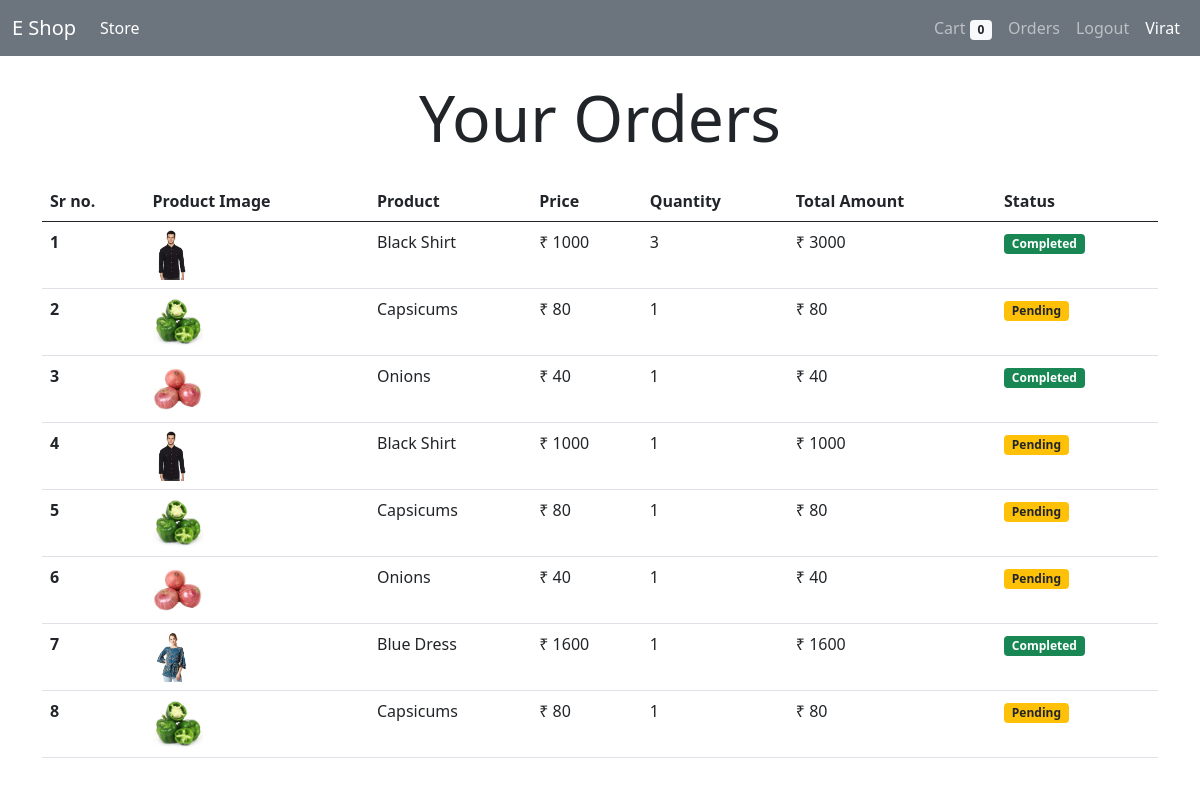
/orders (signed in), run on the app's committed database.
### store/models.py (models this page shows, shortened)
class Order(models.Model):
    product = models.ForeignKey(Product, on_delete=models.CASCADE)
    customer = models.ForeignKey(Customer, on_delete=models.CASCADE)
    quantity = models.IntegerField(default=1)
    price = models.IntegerField()
    address = models.CharField(max_length=50)
    phone = models.CharField(max_length=15)
    date = models.DateField(default=datetime.datetime.today)
    status = models.BooleanField(default=False)
    def __str__(self):
        return f'{self.customer} {self.product.name}'

class Product(models.Model):
    name = models.CharField(max_length=60)
    price = models.IntegerField(default=0)
    description = models.CharField(max_length=200, default="")
    image = models.ImageField(upload_to='uploads/products/')
    category = models.ForeignKey(Category, on_delete=models.CASCADE, default=1)

### store/views.py (the view)
# urls.py: path('orders', views.orders, name='orders'),
@login_required(login_url='login')
def orders(request):
    customer = Customer.objects.get(user= request.user.id)
    orders = Order.objects.filter(customer = customer).order_by('-date')
    print("ORDERS ", orders)
    return render(request, 'orders.html', {'orders':orders})

### store/models.py (called while the page is built)
    def __str__(self):
        return self.user.first_name

### store/templatetags/cart.py (called while the page is built)
@register.filter(name = 'multiply')
def multiply(n1, n2):
    return n1*n2

### store/templates/orders.html
{% extends 'base.html' %}
{% block content %}
{% load cart %}
<div class="container">
    <h2 class="display-3 text-center my-4">Your Orders</h2>
    <table class="table">
        <thead>
          <tr>
            <th scope="col">Sr no.</th>
            <th scope="col">Product Image</th>
            <th scope="col">Product</th>
            <th scope="col">Price</th>
            <th scope="col">Quantity</th>
            <th scope="col">Total Amount</th>
            <th scope="col">Status</th>
          </tr>
        </thead>
        <tbody>
            {% for order in orders %}
          <tr>
            <th scope="row">{{forloop.counter}}</th>
            <td><img src="{{order.product.image.url}}" alt="" style="height:50px"></td>
            <td>{{order.product.name}}</td>
            <td>₹ {{order.price}}</td>
            <td>{{order.quantity}}</td>
            <td>₹ {{order.quantity|multiply:order.price}}</td>
            {% if order.status %}
            <td><small class="badge bg-success">Completed</small></td>
            {% else %}
            <td><small class="badge bg-warning text-dark">Pending</small></td>
            {% endif %}
          </tr>
          {% endfor %}
        </tbody>
      </table>
</div>
{% endblock %}

### store/templates/base.html (shortened to what this page needs)
<!DOCTYPE html>
<html lang="en">
<head>
    <link href="https://cdn.jsdelivr.net/npm/bootstrap@5.0.2/dist/css/bootstrap.min.css" rel="stylesheet">
</head>
<body>
    <nav class="navbar navbar-expand-lg navbar-dark bg-secondary">
        <div class="container-fluid">
          <a class="navbar-brand" href="/">E Shop</a>
          <div class="collapse navbar-collapse" id="navbarSupportedContent">
            <ul class="navbar-nav me-auto mb-2 mb-lg-0">
              <li class="nav-item">
                <a class="nav-link active" aria-current="page" href="/">Store</a>
              </li>
            </ul>
            <ul class="navbar-nav ml-auto mb-2 mb-lg-0">
              <li class="nav-item">
                <a class="nav-link" href="/cart">Cart
                  <span class="badge bg-light text-dark">{{request.session.cart.keys|length}}</span>
                </a>
              </li>
              {% if user.is_authenticated %}
              <li class="nav-item">
                <li class="nav-item">
                  <a class="nav-link" href="/orders">Orders</a>
                </li>
                <li class="nav-item">
                  <a class="nav-link" href="/logout">Logout</a>
                </li>
                <a class="nav-link active" href="#">{{request.user.first_name}}</a>
              </li>
              {% endif %}
          </div>
        </div>
      </nav>
      {% block content %}
      {% endblock %}
</body>
</html>

### data on the page
Order: product.image (picture), product.name "Black Shirt", price "1000", quantity "3", quantity|multiply "3000", status "Completed"
Order: product.image (picture), product.name "Capsicums", price "80", quantity "1", quantity|multiply "80", status "Pending"
Order: product.image (picture), product.name "Onions", price "40", quantity "1", quantity|multiply "40", status "Completed"
Order: product.image (picture), product.name "Black Shirt", price "1000", quantity "1", quantity|multiply "1000", status "Pending"
Order: product.image (picture), product.name "Capsicums", price "80", quantity "1", quantity|multiply "80", status "Pending"
Order: product.image (picture), product.name "Onions", price "40", quantity "1", quantity|multiply "40", status "Pending"
Order: product.image (picture), product.name "Blue Dress", price "1600", quantity "1", quantity|multiply "1600", status "Completed"
Order: product.image (picture), product.name "Capsicums", price "80", quantity "1", quantity|multiply "80", status "Pending"

### other printed values
{{ request.session.cart.keys|length }} "0"
{{ request.user.first_name }} "Virat"
